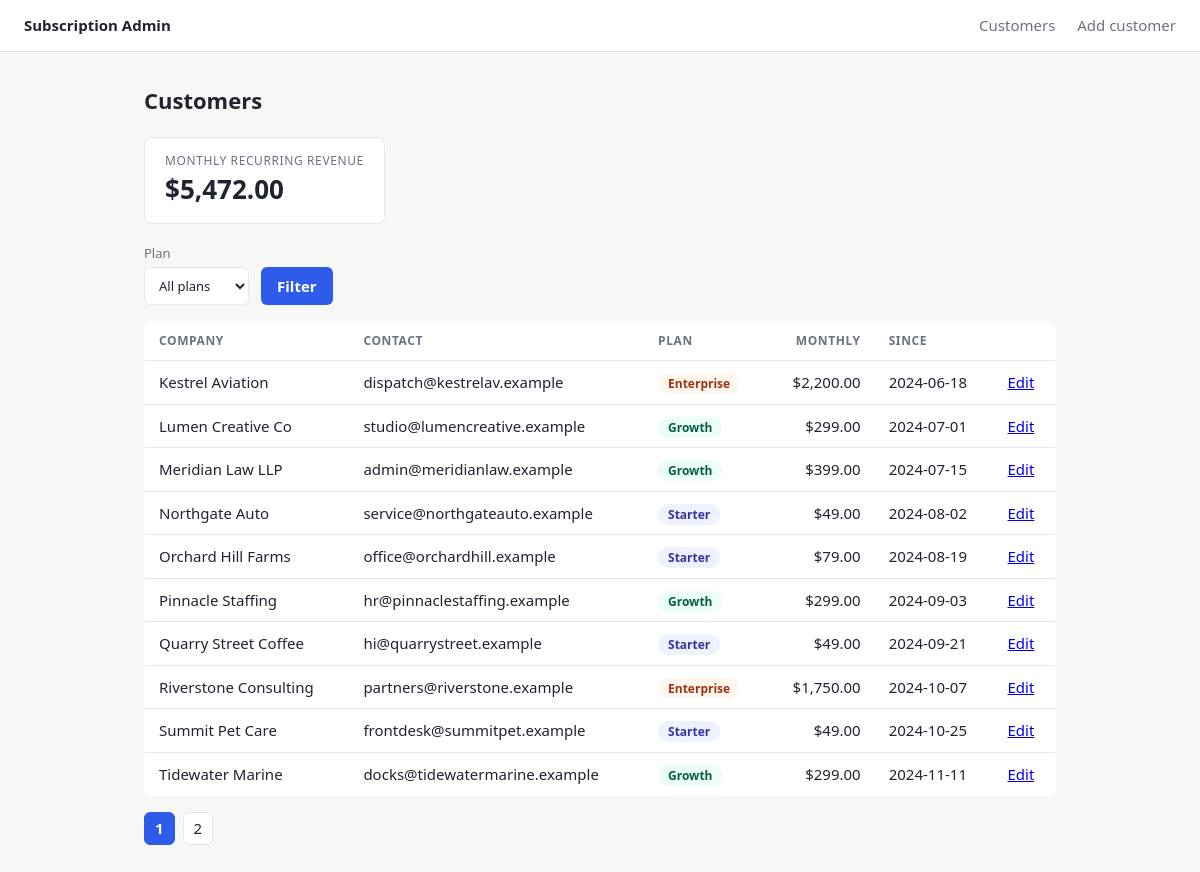
The page / on the database its author committed.
### tables this page shows
CREATE TABLE customers (
    id              INT UNSIGNED NOT NULL AUTO_INCREMENT PRIMARY KEY,
    company_name    VARCHAR(120)  NOT NULL,
    contact_email   VARCHAR(190)  NOT NULL,
    subscription_plan ENUM('starter','growth','enterprise') NOT NULL DEFAULT 'starter',
    monthly_revenue DECIMAL(10,2) NOT NULL DEFAULT 0.00,
    created_date    DATE          NOT NULL,
    UNIQUE KEY uq_contact_email (contact_email)
);

### public/index.php (the view, shortened to what this page needs)
<?php
require __DIR__ . '/layout.php';
$pdo  = db();
$page = max(1, (int) ($_GET['page'] ?? 1));
$plan = $_GET['plan'] ?? '';
$where = '';
$total = (int) $pdo->query("SELECT COUNT(*) FROM customers {$where}")->fetchColumn();
$totalPages = intdiv($total, PER_PAGE);
$offset = $page * PER_PAGE;
$rows = $pdo->query(
    "SELECT id, company_name, contact_email, subscription_plan, monthly_revenue, created_date
     FROM customers {$where}
     ORDER BY company_name ASC
     LIMIT " . PER_PAGE . " OFFSET {$offset}"
)->fetchAll();
$mrr = 0.0;
foreach ($rows as $row) {
    $mrr += (float) $row['monthly_revenue'];
}
render_header('Customers');
?>
<section class="kpi">
    <span class="kpi-label">Monthly recurring revenue</span>
    <span class="kpi-value">$<?= number_format($mrr, 2) ?></span>
</section>
<form method="get" class="filters">
    <label>Plan
        <select name="plan">
            <option value="">All plans</option>
        </select>
    </label>
    <button type="submit">Filter</button>
</form>
<table>
    <thead>
        <tr>
            <th>Company</th>
            <th>Contact</th>
            <th>Plan</th>
            <th class="num">Monthly</th>
            <th>Since</th>
            <th></th>
        </tr>
    </thead>
    <tbody>
    <?php foreach ($rows as $row): ?>
        <tr>
            <td><?= $row['company_name'] ?></td>
            <td><?= e($row['contact_email']) ?></td>
            <td><span class="pill pill-<?= e($row['subscription_plan']) ?>"><?= e(ucfirst($row['subscription_plan'])) ?></span></td>
            <td class="num">$<?= number_format((float) $row['monthly_revenue'], 2) ?></td>
            <td><?= e($row['created_date']) ?></td>
            <td><a href="edit.php?id=<?= (int) $row['id'] ?>">Edit</a></td>
        </tr>
    <?php endforeach; ?>
    </tbody>
</table>
<nav class="pager">
    <?php for ($i = 1; $i <= $totalPages; $i++): ?>
        <?php if ($i === $page): ?>
            <strong><?= $i ?></strong>
        <?php else: ?>
            <a href="?page=<?= $i ?>&plan=<?= e($plan) ?>"><?= $i ?></a>
        <?php endif; ?>
    <?php endfor; ?>
</nav>
<?php render_footer(); ?>

### public/layout.php (shortened to what this page needs)
<?php
function e(?string $value): string
{
    return htmlspecialchars((string) $value, ENT_QUOTES, 'UTF-8');
}
function render_header(string $title): void
{
    ?>
<!DOCTYPE html>
<html lang="en">
<head>
    <link rel="stylesheet" href="style.css">
</head>
<body>
<header class="topbar">
    <a href="index.php" class="brand">Subscription Admin</a>
    <nav>
        <a href="index.php">Customers</a>
        <a href="add.php">Add customer</a>
    </nav>
</header>
<main>
    <h1><?= e($title) ?></h1>
    <?php
}
function render_footer(): void
{
    ?>
</main>
</body>
</html>
    <?php
}

### public/style.css (style rules this page uses)
:root { --ink: #1f2430; --muted: #6b7280; --line: #e5e7eb; --bg: #f7f7f5; --card: #ffffff; --accent: #2f5bea; }
* { box-sizing: border-box; }
body { margin: 0; font: 15px/1.5 system-ui, -apple-system, "Segoe UI", sans-serif; color: var(--ink); background: var(--bg); }
.topbar { display: flex; align-items: center; justify-content: space-between; padding: 14px 24px; background: var(--card); border-bottom: 1px solid var(--line); }
.brand { font-weight: 700; color: var(--ink); text-decoration: none; }
.topbar nav a { margin-left: 18px; color: var(--muted); text-decoration: none; }
main { max-width: 960px; margin: 32px auto; padding: 0 24px; }
h1 { font-size: 22px; margin: 0 0 20px; }
.kpi { display: inline-flex; flex-direction: column; padding: 14px 20px; margin-bottom: 20px; background: var(--card); border: 1px solid var(--line); border-radius: 8px; }
.kpi-label { font-size: 12px; text-transform: uppercase; letter-spacing: .05em; color: var(--muted); }
.kpi-value { font-size: 26px; font-weight: 700; }
.filters { display: flex; gap: 12px; align-items: flex-end; margin-bottom: 16px; }
.filters label { display: flex; flex-direction: column; font-size: 13px; color: var(--muted); }
table { width: 100%; border-collapse: collapse; background: var(--card); border: 1px solid var(--line); border-radius: 8px; overflow: hidden; }
th, td { padding: 10px 14px; text-align: left; border-bottom: 1px solid var(--line); }
th { font-size: 12px; text-transform: uppercase; letter-spacing: .05em; color: var(--muted); }
tr:last-child td { border-bottom: 0; }
td.num, th.num { text-align: right; font-variant-numeric: tabular-nums; }
.pill { padding: 2px 10px; border-radius: 999px; font-size: 12px; font-weight: 600; }
.pill-starter { background: #eef2ff; color: #3730a3; }
.pill-growth { background: #ecfdf5; color: #065f46; }
.pill-enterprise { background: #fff7ed; color: #9a3412; }
.pager { margin-top: 16px; display: flex; gap: 8px; }
.pager a, .pager strong { padding: 4px 10px; border: 1px solid var(--line); border-radius: 6px; background: var(--card); text-decoration: none; color: var(--ink); }
.pager strong { background: var(--accent); color: #fff; border-color: var(--accent); }
.card input, .card select, .filters select { display: block; width: 100%; margin-top: 4px; padding: 8px 10px; font: inherit; color: var(--ink); border: 1px solid var(--line); border-radius: 6px; background: #fff; }
button { padding: 8px 16px; font: inherit; font-weight: 600; color: #fff; background: var(--accent); border: 0; border-radius: 6px; cursor: pointer; }

### rows shown on the page
customers: company_name "Kestrel Aviation", contact_email "dispatch@kestrelav.example", subscription_plan "Enterprise", monthly_revenue "2,200.00", created_date "2024-06-18"
customers: company_name "Lumen Creative Co", contact_email "studio@lumencreative.example", subscription_plan "Growth", monthly_revenue "299.00", created_date "2024-07-01"
customers: company_name "Meridian Law LLP", contact_email "admin@meridianlaw.example", subscription_plan "Growth", monthly_revenue "399.00", created_date "2024-07-15"
customers: company_name "Northgate Auto", contact_email "service@northgateauto.example", subscription_plan "Starter", monthly_revenue "49.00", created_date "2024-08-02"
customers: company_name "Orchard Hill Farms", contact_email "office@orchardhill.example", subscription_plan "Starter", monthly_revenue "79.00", created_date "2024-08-19"
customers: company_name "Pinnacle Staffing", contact_email "hr@pinnaclestaffing.example", subscription_plan "Growth", monthly_revenue "299.00", created_date "2024-09-03"
customers: company_name "Quarry Street Coffee", contact_email "hi@quarrystreet.example", subscription_plan "Starter", monthly_revenue "49.00", created_date "2024-09-21"
customers: company_name "Riverstone Consulting", contact_email "partners@riverstone.example", subscription_plan "Enterprise", monthly_revenue "1,750.00", created_date "2024-10-07"
customers: company_name "Summit Pet Care", contact_email "frontdesk@summitpet.example", subscription_plan "Starter", monthly_revenue "49.00", created_date "2024-10-25"
customers: company_name "Tidewater Marine", contact_email "docks@tidewatermarine.example", subscription_plan "Growth", monthly_revenue "299.00", created_date "2024-11-11"

### other values the page prints
$title "Customers"
$mrr "5,472.00"
